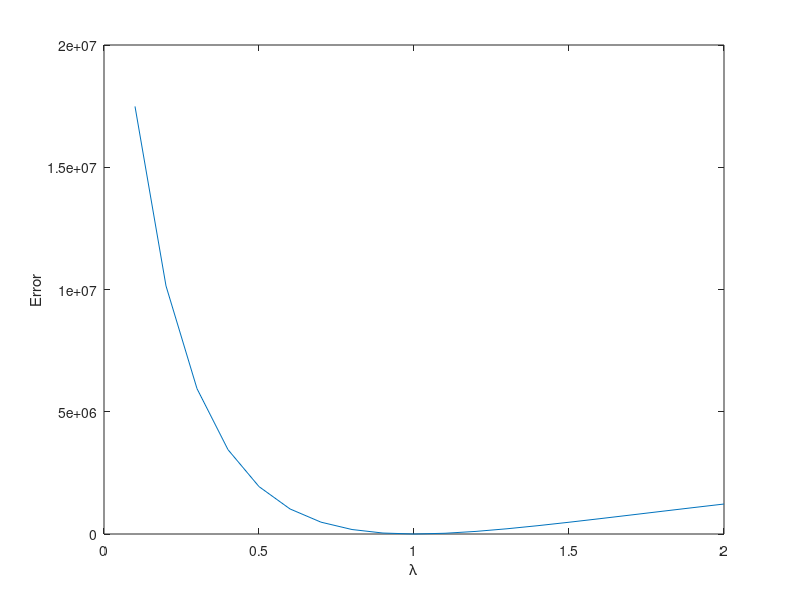

Write the MATLAB code that produced this figure. (Note: this script raises an error after producing the figure.)
%%% This script is used to calibrate load duration curve using a nonlinear
%%% function, in order to get valuation function.
%%% inputs:
%%%	inputLDC - the LDC you want to calibrate
%%% p0 - average electricity price
%%% elasticity - average elasticty during the whole horzion
%%% outputs: parameters a0, a1, b, labmda
%%% According to the theory in EnergyCon2018Appendix.pdf
%%% author: Yuting Mou
%%% date: 2017-10-10
%%% email: yuting.mou(AT)outlook.com

%% step 0: specify your input data
inputLDC = 720:-1:1;    % inputLDC is a row vector
p0 = 213; 
elasticity = -0.13;   % adapt to your data


%% step 1: find the best lambda using least square
H = max(size(inputLDC)); % the horizon of the LDC
t = 1:H;
lambdaVec = 0.1:0.1:2;
lambdaN = size(lambdaVec,2);
error = zeros(lambdaN,1);
% traverse over all the instances of lambda, do polyfit and calculate error
for i = 1:lambdaN
    lambda = lambdaVec(i);
    temp1 = (t./H).^(1/lambda);
    temp2 = inputLDC;
    temp = polyfit(temp1,temp2,1);   
    
    tempk = temp(1);
    tempb = temp(2);
    
    tempx= linspace(1,H, H); % Adapt n for resolution of graph
    tempy = tempk*(tempx./H).^(1/lambda)+tempb;
    
    error(i) = sum((inputLDC - tempy).^2);  
end
% plot lambda-error
figure;
plot(lambdaVec,error);
xlabel('\lambda');
ylabel('Error');

% find the labmda that error is minimized
[~,lambdaIdx] = min(error); % the index of the best lambda
lambda = lambdaVec(lambdaIdx);

temp1 = (t./H).^(1/lambda);
temp2 = inputLDC;
temp = polyfit(temp1,temp2,1);

tempk = temp(1);
tempb = temp(2);

%% step 2: calculate othere parameters
% tempk = -a1/b; tempb = -p0/b + a0/b;
% => a1 = -tempk*b; a0 = tempb*b+p0;

syms x b % 
solutionb = vpasolve( int(  1/( b*tempb + b*tempk*x^(1/lambda) ) , x,0,1) == elasticity/(-p0),b);
% if the calculation above is too slow, you can reduce the resolution of
% lambda. For example, if lambad = 1.99, you can  use 2 instead.
a1 =  -tempk*solutionb;
a0 = p0 + solutionb*tempb;

%% step 3: compare the calibrated LDC with the actual one
tempx= linspace(1,H, H); % Adapt n for resolution of graph
tempy = tempk*(tempx./H).^(1/lambda) + tempb;
tempy2 = -a1/solutionb*(tempx./H).^(1/lambda) - p0/solutionb + a0/solutionb;
figure;
plot(inputLDC,'linewidth',1);
hold on;
plot(tempy2,'linewidth',1);
legend('Actual','Calibrated')
xlabel('Duration (Hours)');
ylabel('Power (MW)')
